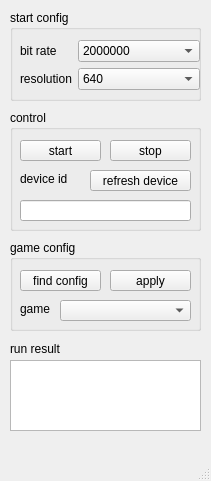
<?xml version="1.0" encoding="UTF-8"?>
<ui version="4.0">
 <class>ServerWindow</class>
 <widget class="QMainWindow" name="ServerWindow">
  <property name="geometry">
   <rect>
    <x>0</x>
    <y>0</y>
    <width>211</width>
    <height>481</height>
   </rect>
  </property>
  <property name="windowTitle">
   <string>ServerWindow</string>
  </property>
  <widget class="QWidget" name="centralwidget">
   <widget class="QGroupBox" name="groupBox">
    <property name="geometry">
     <rect>
      <x>10</x>
      <y>10</y>
      <width>191</width>
      <height>91</height>
     </rect>
    </property>
    <property name="styleSheet">
     <string notr="true">border-color: rgb(238, 238, 236);</string>
    </property>
    <property name="title">
     <string>start config</string>
    </property>
    <widget class="QWidget" name="formLayoutWidget">
     <property name="geometry">
      <rect>
       <x>10</x>
       <y>30</y>
       <width>180</width>
       <height>58</height>
      </rect>
     </property>
     <layout class="QFormLayout" name="formLayout">
      <item row="0" column="0">
       <widget class="QLabel" name="bitRateLabel">
        <property name="text">
         <string>bit rate</string>
        </property>
       </widget>
      </item>
      <item row="0" column="1">
       <widget class="QComboBox" name="ComboBox_bitrate">
        <item>
         <property name="text">
          <string>2000000</string>
         </property>
        </item>
        <item>
         <property name="text">
          <string>6000000</string>
         </property>
        </item>
        <item>
         <property name="text">
          <string>8000000</string>
         </property>
        </item>
        <item>
         <property name="text">
          <string>10000000</string>
         </property>
        </item>
        <item>
         <property name="text">
          <string>20000000</string>
         </property>
        </item>
        <item>
         <property name="text">
          <string>50000000</string>
         </property>
        </item>
        <item>
         <property name="text">
          <string>100000000</string>
         </property>
        </item>
        <item>
         <property name="text">
          <string>200000000</string>
         </property>
        </item>
        <item>
         <property name="text">
          <string/>
         </property>
        </item>
       </widget>
      </item>
      <item row="1" column="0">
       <widget class="QLabel" name="resolutionLabel">
        <property name="text">
         <string>resolution</string>
        </property>
       </widget>
      </item>
      <item row="1" column="1">
       <widget class="QComboBox" name="ComboBox_resolution">
        <item>
         <property name="text">
          <string>640</string>
         </property>
        </item>
        <item>
         <property name="text">
          <string>720</string>
         </property>
        </item>
        <item>
         <property name="text">
          <string>1080</string>
         </property>
        </item>
        <item>
         <property name="text">
          <string>1280</string>
         </property>
        </item>
        <item>
         <property name="text">
          <string>1920</string>
         </property>
        </item>
        <item>
         <property name="text">
          <string>original</string>
         </property>
        </item>
       </widget>
      </item>
     </layout>
    </widget>
   </widget>
   <widget class="QLabel" name="label_3">
    <property name="geometry">
     <rect>
      <x>10</x>
      <y>340</y>
      <width>67</width>
      <height>17</height>
     </rect>
    </property>
    <property name="text">
     <string>run result</string>
    </property>
   </widget>
   <widget class="QTextEdit" name="textEdit_run_result">
    <property name="geometry">
     <rect>
      <x>10</x>
      <y>360</y>
      <width>191</width>
      <height>71</height>
     </rect>
    </property>
   </widget>
   <widget class="QGroupBox" name="groupBox_2">
    <property name="geometry">
     <rect>
      <x>10</x>
      <y>110</y>
      <width>191</width>
      <height>121</height>
     </rect>
    </property>
    <property name="title">
     <string>control</string>
    </property>
    <widget class="QPushButton" name="pushButton_start">
     <property name="geometry">
      <rect>
       <x>10</x>
       <y>30</y>
       <width>81</width>
       <height>21</height>
      </rect>
     </property>
     <property name="text">
      <string>start</string>
     </property>
    </widget>
    <widget class="QPushButton" name="pushButton_stop">
     <property name="geometry">
      <rect>
       <x>100</x>
       <y>30</y>
       <width>81</width>
       <height>21</height>
      </rect>
     </property>
     <property name="text">
      <string>stop</string>
     </property>
    </widget>
    <widget class="QPushButton" name="pushButton_refresh">
     <property name="geometry">
      <rect>
       <x>80</x>
       <y>60</y>
       <width>101</width>
       <height>21</height>
      </rect>
     </property>
     <property name="text">
      <string>refresh device</string>
     </property>
    </widget>
    <widget class="QLabel" name="label">
     <property name="geometry">
      <rect>
       <x>10</x>
       <y>60</y>
       <width>67</width>
       <height>17</height>
      </rect>
     </property>
     <property name="text">
      <string>device id</string>
     </property>
    </widget>
    <widget class="QLineEdit" name="lineEdit_device">
     <property name="geometry">
      <rect>
       <x>10</x>
       <y>90</y>
       <width>171</width>
       <height>21</height>
      </rect>
     </property>
    </widget>
   </widget>
   <widget class="QGroupBox" name="groupBox_3">
    <property name="geometry">
     <rect>
      <x>10</x>
      <y>240</y>
      <width>191</width>
      <height>91</height>
     </rect>
    </property>
    <property name="title">
     <string>game config</string>
    </property>
    <widget class="QComboBox" name="comboBox_game">
     <property name="geometry">
      <rect>
       <x>50</x>
       <y>60</y>
       <width>131</width>
       <height>21</height>
      </rect>
     </property>
    </widget>
    <widget class="QPushButton" name="pushButton_find_config">
     <property name="geometry">
      <rect>
       <x>10</x>
       <y>30</y>
       <width>81</width>
       <height>21</height>
      </rect>
     </property>
     <property name="text">
      <string>find config</string>
     </property>
    </widget>
    <widget class="QPushButton" name="pushButton_apply">
     <property name="geometry">
      <rect>
       <x>100</x>
       <y>30</y>
       <width>81</width>
       <height>21</height>
      </rect>
     </property>
     <property name="text">
      <string>apply</string>
     </property>
    </widget>
    <widget class="QLabel" name="label_2">
     <property name="geometry">
      <rect>
       <x>10</x>
       <y>60</y>
       <width>41</width>
       <height>17</height>
      </rect>
     </property>
     <property name="text">
      <string>game</string>
     </property>
    </widget>
   </widget>
  </widget>
  <widget class="QMenuBar" name="menubar">
   <property name="geometry">
    <rect>
     <x>0</x>
     <y>0</y>
     <width>211</width>
     <height>28</height>
    </rect>
   </property>
  </widget>
  <widget class="QStatusBar" name="statusbar"/>
 </widget>
 <resources/>
 <connections/>
</ui>
